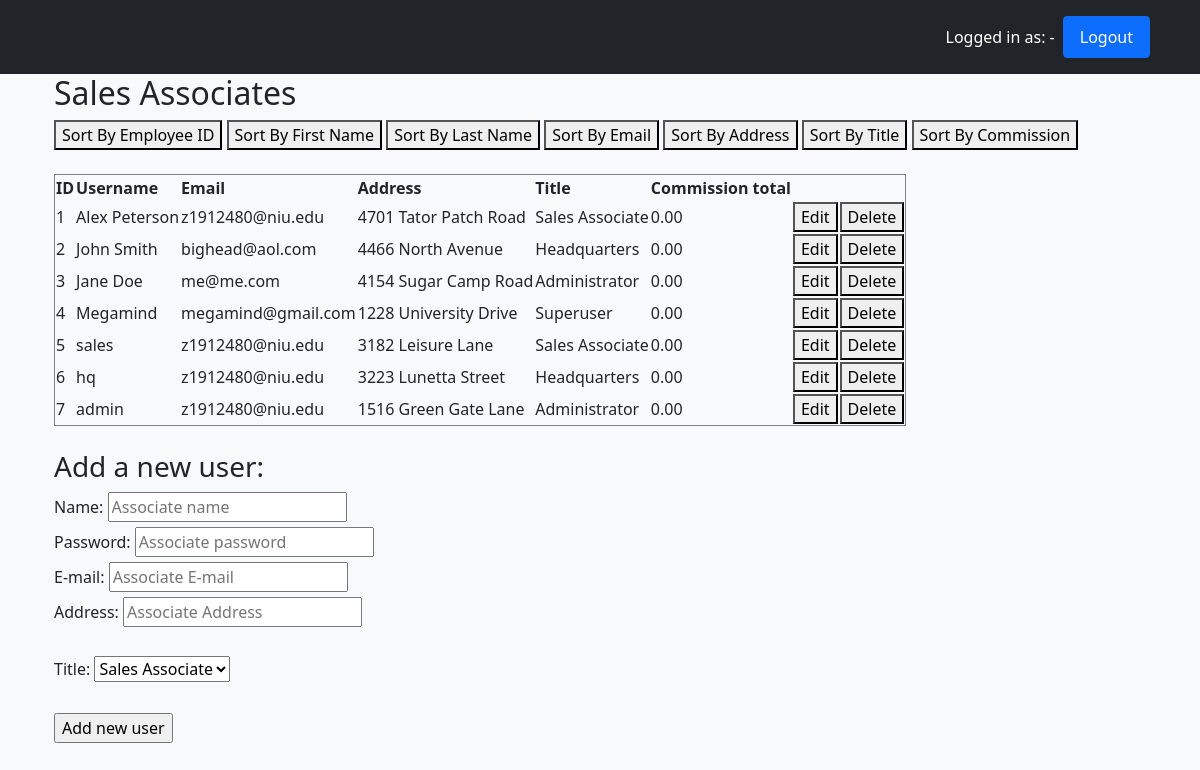
/html/admin.php, run on the app's committed database.
### tables this page shows
CREATE TABLE Employees (
    EmployeeID INT PRIMARY KEY AUTO_INCREMENT,
    Email VARCHAR(32) NOT NULL,
    EmpName VARCHAR(32) NOT NULL,
    Title ENUM('Sales Associate', 'Headquarters', 'Administrator', 'Superuser'),
    PwHash VARCHAR(64) NOT NULL,
    CommissionTotal DOUBLE(10,2) DEFAULT 0.00,
    Street VARCHAR(64) NOT NULL
);

### html/admin.php (the view, shortened to what this page needs)
<!DOCTYPE html>
<html>
<head>
<?php
include 'header.php';
?>
</head>
<body class="">
    <?php
    $pdo = connectdb();
    $sql = "SELECT EmployeeID, Email, EmpName, Title, CommissionTotal, Street FROM Employees";
    $result = $pdo->query($sql);
    $rows = $result->fetchAll(PDO::FETCH_ASSOC);
    ?>
        <div class="container ">
            <div class="container ">
                <h2>Sales Associates</h2>
                <div class="individualAssoc">
                <button id='idBtn' onclick="sortTable('number', 0, 'assocTable')">Sort By Employee ID</button>
                <button id='fNameBtnn' onclick="sortTable('string', 1, 'assocTable')">Sort By First Name</button>
                <button id='lnameBtn' onclick="sortTable('lname', 1, 'assocTable')">Sort By Last Name</button>
                <button id='emailBtn' onclick="sortTable('string', 2, 'assocTable')">Sort By Email</button>
                <button id='titleBtn' onclick="sortTable('string', 3, 'assocTable')">Sort By Address</button>
                <button id='titleBtn' onclick="sortTable('string', 4, 'assocTable')">Sort By Title</button>
                <button id='commissionBtn' onclick="sortTable('number', 5, 'assocTable')">Sort By Commission</button>
                <br>                <br>
                <table border='1' id='assocTable'>
                    <tr>
                    <th>ID</th>
                    <th>Username</th>
                    <th>Email</th>
                    <th>Address</th>
                    <th>Title</th>
                    <th>Commission total</th>
                    </tr>
                    <?php foreach($rows as $employee ){
                        echo "<tr>";
                        echo "<form method='POST' action='adminAddEmp.php'>";
                        echo "<td>{$employee['EmployeeID'] }</td>" ;
                        echo "<td> {$employee['EmpName'] }</td>" ;
                        echo "<td> {$employee['Email'] }</td>" ;
                        echo "<td> {$employee['Street'] }</td>" ;
                        echo "<td> {$employee['Title'] }</td>" ;
                        echo "<td> {$employee['CommissionTotal'] }</td>" ;
                        echo "<td><button type='submit' name='editAssociate' value='editAssociate' id='editAssociate'>Edit</button></td>";
                        echo "<td><button type='submit' name='deleteAssociate' id='deleteAssociate'>Delete</button></td>";
                        echo "</form>";
                        echo "</tr>";
                    }
                    ?>
                 </table>
                </div>
            </div><br>
            <div class="container ">
                <h3>Add a new user:</h3>
                <form method="POST" action="adminAddEmp.php">
                    <label for="empName">Name:</label>
                    <input type="text" id="empName" name="empName" placeholder="Associate name" required><br>
                    <label for="pwd">Password:</label>
                    <input type="password" id="pwd" name="pwd" placeholder="Associate password" required><br>
                    <label for="email">E-mail:</label>
                    <input type="email" id="email" name="email" placeholder="Associate E-mail" required><br>
                    <label for="street">Address:</label>
                    <input type="text" id="street" name="street" placeholder="Associate Address" required><br><br>
                    <label for="title">Title:</label>
                    <select id="title" name="title">
                        <option value="Sales Associate">Sales Associate</option>
                    </select><br><br>
                    <input type="submit" name="submit" value="Add new user">
                </form>
            </div>
        </div>
</body>
</html>

### html/header.php (shortened to what this page needs)
<!DOCTYPE html>
<html lang="en">
<head>
    <link href="/docs/5.2/dist/css/bootstrap.min.css" rel="stylesheet">
    <link href="https://cdn.jsdelivr.net/npm/bootstrap@5.0.2/dist/css/bootstrap.min.css" rel="stylesheet">
</head>
<body class="bg-light">
<main>
<header class="p-3 text-bg-dark bg-dark">
    <div class="container">
      <div class="d-flex flex-wrap align-items-center justify-content-center justify-content-lg-start">
        <div class="text-end">
        <span class="d-flex align-items-center mb-2 mb-lg-0 text-white text-decoration-none">
        Logged in as: <?php echo $_SESSION['username'], ' - ', $_SESSION['userType']; ?>
        <ul class="nav me-lg-auto">
        <li class='px-2'><a href="logout.php" class="nav-link text-white btn btn-primary">Logout</a></li>
        </ul>
        </span>
        </div>
      </div>
    </div>
  </header>
</main>

### data on the page
employees: EmployeeID "1", EmpName "Alex Peterson", Email "z1912480@niu.edu", Street "4701 Tator Patch Road", Title "Sales Associate", CommissionTotal "0.00"
employees: EmployeeID "2", EmpName "John Smith", Email "bighead@aol.com", Street "4466 North Avenue", Title "Headquarters", CommissionTotal "0.00"
employees: EmployeeID "3", EmpName "Jane Doe", Email "me@me.com", Street "4154 Sugar Camp Road", Title "Administrator", CommissionTotal "0.00"
employees: EmployeeID "4", EmpName "Megamind", Email "megamind@gmail.com", Street "1228 University Drive", Title "Superuser", CommissionTotal "0.00"
employees: EmployeeID "5", EmpName "sales", Email "z1912480@niu.edu", Street "3182 Leisure Lane", Title "Sales Associate", CommissionTotal "0.00"
employees: EmployeeID "6", EmpName "hq", Email "z1912480@niu.edu", Street "3223 Lunetta Street", Title "Headquarters", CommissionTotal "0.00"
employees: EmployeeID "7", EmpName "admin", Email "z1912480@niu.edu", Street "1516 Green Gate Lane", Title "Administrator", CommissionTotal "0.00"
